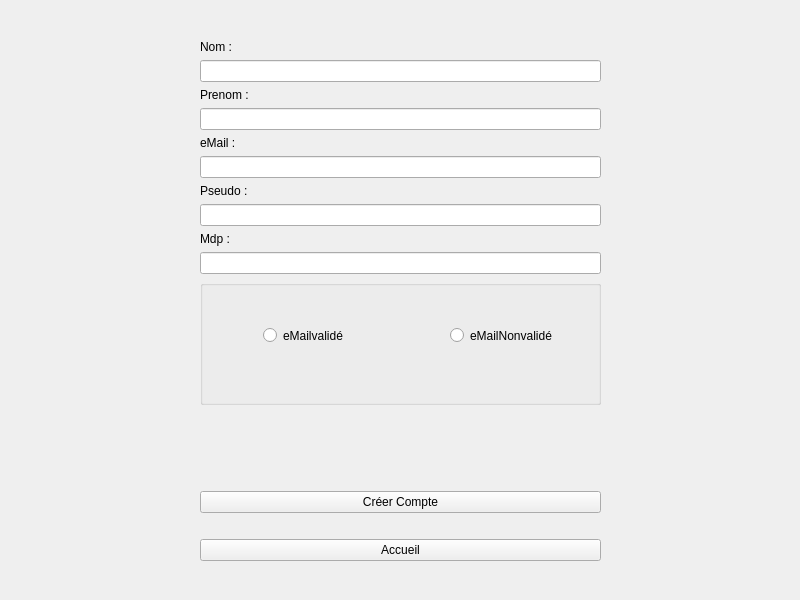
<?xml version="1.0" encoding="UTF-8"?>
<ui version="4.0">
 <class>Inscription</class>
 <widget class="QMainWindow" name="Inscription">
  <property name="geometry">
   <rect>
    <x>0</x>
    <y>0</y>
    <width>800</width>
    <height>600</height>
   </rect>
  </property>
  <property name="windowTitle">
   <string>Inscription</string>
  </property>
  <widget class="QWidget" name="centralwidget">
   <widget class="QWidget" name="gridLayoutWidget">
    <property name="geometry">
     <rect>
      <x>0</x>
      <y>0</y>
      <width>801</width>
      <height>601</height>
     </rect>
    </property>
    <layout class="QGridLayout" name="gridLayout">
     <item row="3" column="1">
      <widget class="QLabel" name="label_5">
       <property name="text">
        <string>Prenom :</string>
       </property>
      </widget>
     </item>
     <item row="4" column="1">
      <widget class="QLineEdit" name="lineEdit_Prenom">
       <property name="echoMode">
        <enum>QLineEdit::Normal</enum>
       </property>
      </widget>
     </item>
     <item row="15" column="1">
      <spacer name="verticalSpacer_4">
       <property name="orientation">
        <enum>Qt::Vertical</enum>
       </property>
       <property name="sizeType">
        <enum>QSizePolicy::Minimum</enum>
       </property>
       <property name="sizeHint" stdset="0">
        <size>
         <width>40</width>
         <height>80</height>
        </size>
       </property>
      </spacer>
     </item>
     <item row="2" column="2">
      <spacer name="horizontalSpacer_2">
       <property name="orientation">
        <enum>Qt::Horizontal</enum>
       </property>
       <property name="sizeType">
        <enum>QSizePolicy::Preferred</enum>
       </property>
       <property name="sizeHint" stdset="0">
        <size>
         <width>200</width>
         <height>20</height>
        </size>
       </property>
      </spacer>
     </item>
     <item row="2" column="1">
      <widget class="QLineEdit" name="lineEdit_Nom"/>
     </item>
     <item row="21" column="1">
      <spacer name="verticalSpacer">
       <property name="orientation">
        <enum>Qt::Vertical</enum>
       </property>
       <property name="sizeType">
        <enum>QSizePolicy::Minimum</enum>
       </property>
       <property name="sizeHint" stdset="0">
        <size>
         <width>20</width>
         <height>40</height>
        </size>
       </property>
      </spacer>
     </item>
     <item row="2" column="0">
      <spacer name="horizontalSpacer">
       <property name="orientation">
        <enum>Qt::Horizontal</enum>
       </property>
       <property name="sizeType">
        <enum>QSizePolicy::Preferred</enum>
       </property>
       <property name="sizeHint" stdset="0">
        <size>
         <width>200</width>
         <height>20</height>
        </size>
       </property>
      </spacer>
     </item>
     <item row="8" column="1">
      <widget class="QLabel" name="label_3">
       <property name="text">
        <string>Pseudo :</string>
       </property>
      </widget>
     </item>
     <item row="19" column="1">
      <spacer name="verticalSpacer_3">
       <property name="orientation">
        <enum>Qt::Vertical</enum>
       </property>
       <property name="sizeType">
        <enum>QSizePolicy::Minimum</enum>
       </property>
       <property name="sizeHint" stdset="0">
        <size>
         <width>20</width>
         <height>20</height>
        </size>
       </property>
      </spacer>
     </item>
     <item row="1" column="1">
      <widget class="QLabel" name="label">
       <property name="text">
        <string>Nom :</string>
       </property>
      </widget>
     </item>
     <item row="14" column="0">
      <spacer name="verticalSpacer_5">
       <property name="orientation">
        <enum>Qt::Vertical</enum>
       </property>
       <property name="sizeHint" stdset="0">
        <size>
         <width>20</width>
         <height>40</height>
        </size>
       </property>
      </spacer>
     </item>
     <item row="14" column="2">
      <spacer name="verticalSpacer_6">
       <property name="orientation">
        <enum>Qt::Vertical</enum>
       </property>
       <property name="sizeHint" stdset="0">
        <size>
         <width>20</width>
         <height>40</height>
        </size>
       </property>
      </spacer>
     </item>
     <item row="0" column="1">
      <spacer name="verticalSpacer_2">
       <property name="orientation">
        <enum>Qt::Vertical</enum>
       </property>
       <property name="sizeType">
        <enum>QSizePolicy::Maximum</enum>
       </property>
       <property name="sizeHint" stdset="0">
        <size>
         <width>20</width>
         <height>40</height>
        </size>
       </property>
      </spacer>
     </item>
     <item row="20" column="1">
      <widget class="QPushButton" name="retourAccueil">
       <property name="text">
        <string>Accueil</string>
       </property>
      </widget>
     </item>
     <item row="12" column="1">
      <widget class="QLineEdit" name="lineEdit_Mdp">
       <property name="echoMode">
        <enum>QLineEdit::Password</enum>
       </property>
      </widget>
     </item>
     <item row="11" column="1">
      <widget class="QLabel" name="label_4">
       <property name="text">
        <string>Mdp :</string>
       </property>
      </widget>
     </item>
     <item row="18" column="1">
      <widget class="QPushButton" name="boutton_Compte">
       <property name="text">
        <string>Créer Compte</string>
       </property>
      </widget>
     </item>
     <item row="10" column="1">
      <widget class="QLineEdit" name="lineEdit_Pseudo">
       <property name="echoMode">
        <enum>QLineEdit::Normal</enum>
       </property>
      </widget>
     </item>
     <item row="7" column="1">
      <widget class="QLineEdit" name="lineEdit_eMail"/>
     </item>
     <item row="6" column="1">
      <widget class="QLabel" name="label_2">
       <property name="text">
        <string>eMail :</string>
       </property>
      </widget>
     </item>
     <item row="14" column="1">
      <widget class="QGroupBox" name="mailValide">
       <property name="enabled">
        <bool>true</bool>
       </property>
       <property name="autoFillBackground">
        <bool>false</bool>
       </property>
       <property name="title">
        <string/>
       </property>
       <property name="flat">
        <bool>false</bool>
       </property>
       <widget class="QRadioButton" name="buttonmailvalide">
        <property name="geometry">
         <rect>
          <x>63</x>
          <y>10</y>
          <width>121</width>
          <height>91</height>
         </rect>
        </property>
        <property name="layoutDirection">
         <enum>Qt::LeftToRight</enum>
        </property>
        <property name="text">
         <string>eMailvalidé</string>
        </property>
       </widget>
       <widget class="QRadioButton" name="buttonmailInvalide">
        <property name="geometry">
         <rect>
          <x>250</x>
          <y>10</y>
          <width>131</width>
          <height>91</height>
         </rect>
        </property>
        <property name="layoutDirection">
         <enum>Qt::LeftToRight</enum>
        </property>
        <property name="text">
         <string>eMailNonvalidé</string>
        </property>
       </widget>
      </widget>
     </item>
    </layout>
   </widget>
  </widget>
 </widget>
 <tabstops>
  <tabstop>lineEdit_Nom</tabstop>
  <tabstop>lineEdit_Prenom</tabstop>
  <tabstop>lineEdit_eMail</tabstop>
  <tabstop>lineEdit_Pseudo</tabstop>
  <tabstop>lineEdit_Mdp</tabstop>
  <tabstop>boutton_Compte</tabstop>
 </tabstops>
 <resources/>
 <connections/>
</ui>
